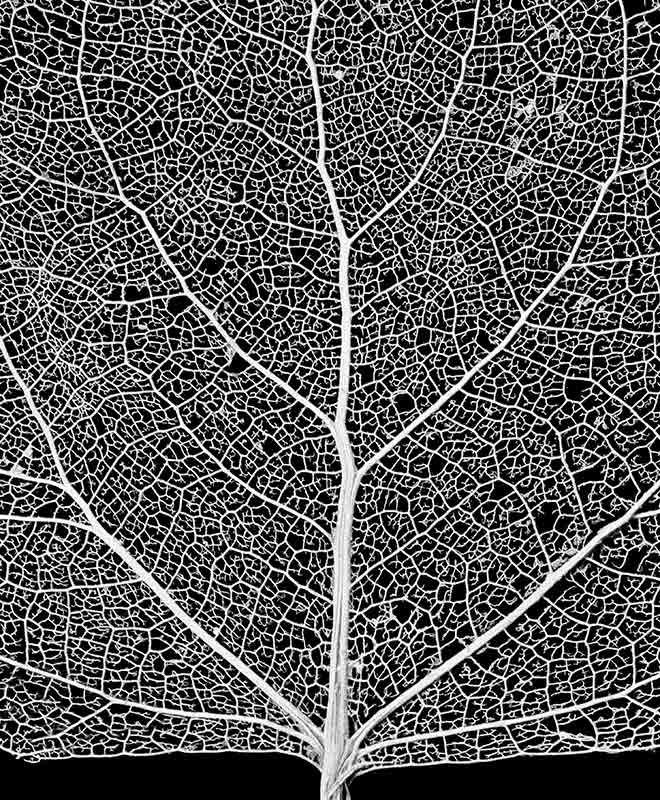
%> input picture matlab/leaf-skeleton-800px.jpg, 660 x 800 px
$ octave --eval "BinaryImage;"   (GNU Octave 9; MATLAB toolbox functions it lacks are replaced by stand-ins)
%> lines starting %> are read from the running program, lines starting %| are printed output that depends on the picture; in (x1, y1, x2, y2) boxes, pixels count from 0 and x2, y2 are one past the last pixel; in counts of white or black regions, pixels touching at a corner belong together; the program's own positions count from 1
function BinaryImage
% converts an image (here, MondaLisa) into greyscale, and then thrsholds to
% binary, then subsamples the image to make it smaller.
%

format compact

clc
tic

imgname = 'leaf-skeleton-800px.jpg';
figure(1)
subplot(1,2,1)
[rgb,map] = imread(imgname); %#ok<NASGU>
%> rgb is the input picture: size 800x660x3 uint8; min 0, max 255, mean 86.7
%> map = []
image(rgb); title('RGB image')
axis equal  tight

size(rgb)
%> ans = [800 660 3]

gray = rgb2gray(rgb);

subplot(1,2,2)
image(gray); title('Grayscale image')
colormap gray
axis equal  tight

figure(2)
thresh = 100;
BW= gray>thresh;
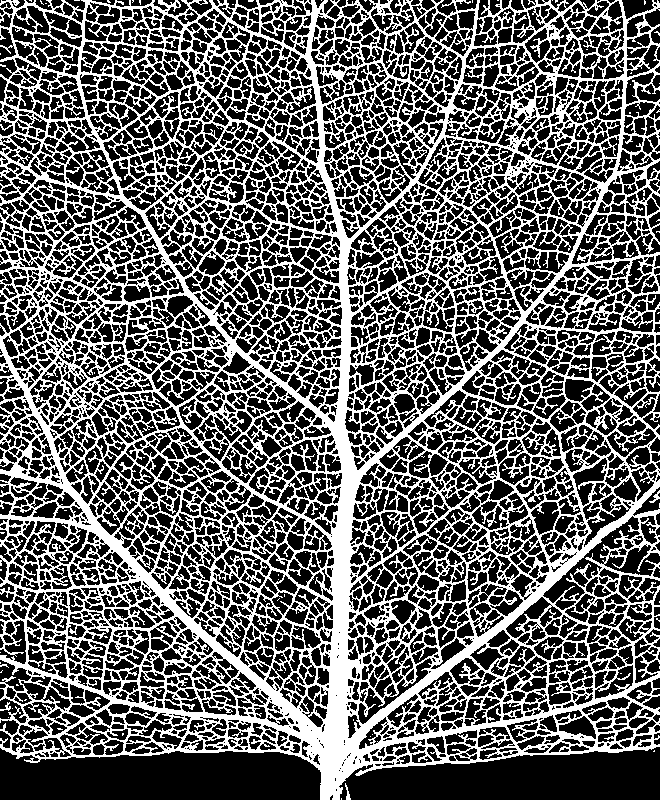
%> BW: size 800x660 logical; 38.4% white; 191 white regions (187 under 20 px), largest, box (x1, y1, x2, y2) and area: (0, 0, 660, 800) 202139, (649, 490, 660, 503) 48, (345, 783, 351, 800) 43, (0, 702, 11, 711) 39

subplot(1,2,1)
px = sum(sum(BW));
%> px = 202796
image(BW); title(['BW image, Thres = ',num2str(thresh),', ',num2str(px),'px'])
axis equal  tight
colormap([0,0,0;1,1,1])

subplot(1,2,2)

spac = 2;  % change this value to make bigger/smaller

BWsub = BW(1:spac:end,1:spac:end);
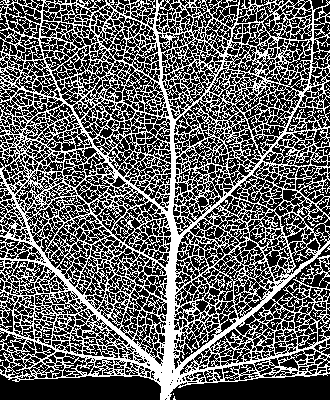
%> BWsub: size 400x330 logical; 38.4% white in thin lines or dots
subpx = sum(sum(BWsub));
%> subpx = 50717
image(BWsub); title(['subsampled BW image, Thres = ',num2str(thresh),', ',num2str(subpx),'px'])
axis equal  tight
colormap([0,0,0;1,1,1])


toc
tic

%dist =  binaryEarthMoversDistance(BWsub,BWstartsub)
%dist =  binaryEarthMoversDistance(BWsub,flipud(BWstartsub))


toc
% imwrite(gray, 'MonaLisaGray.png')
 imwrite(BW, 'leafBW.png')
% imwrite(BWsub, 'MonaLisaBW3.png')
% imwrite(BWstart, 'MonaLisaBWstart.png')
% imwrite(BWstartsub, 'MonaLisaBWStartSub.png')
